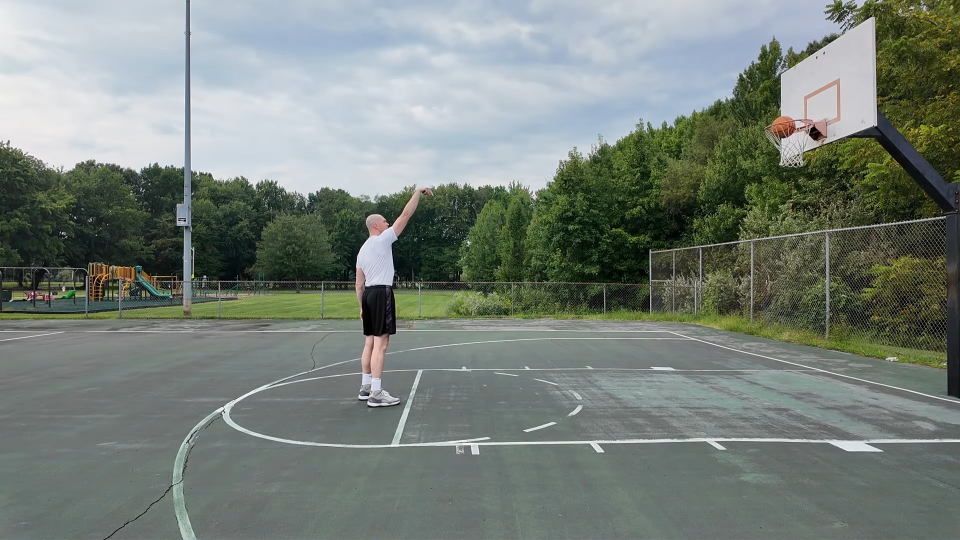
#> input picture ball/frame_02-13_725_original.png, 1920 x 1080 px (shown at 1/2 size)
$ python -i candidate_conservative.py   (imports and definitions only)
#> lines starting #> are read from the running program, lines starting #| are printed output that depends on the picture; after the words box and inside, x2 and y2 are one past the last pixel; in counts of white or black regions, pixels touching at a corner belong together
import cv2
import numpy as np


def process_image(img_path: str) -> list[dict[str, list[list[float]]]]:
#> called with img_path = '../ball/frame_02-13_725_original.png'
    src = cv2.imread(img_path, cv2.IMREAD_COLOR)
#> src is the input picture: shape (1080, 1920, 3); mean B, G, R 121.1, 128.1, 119.1
    if src is None or src.size == 0:
        return []
    h, w = src.shape[:2]
    if min(h, w) < 32:
        return []
    diagonal = float(np.hypot(w, h))
    minimum_length = diagonal * 0.05
    max_gauge = min(180.0, diagonal * 0.045)
    gray = cv2.cvtColor(src, cv2.COLOR_BGR2GRAY)
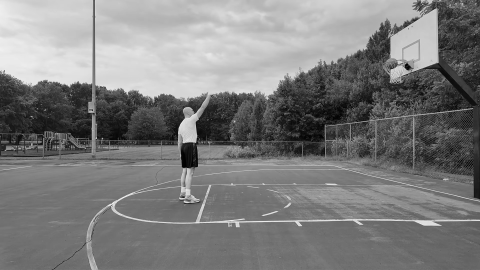
#> gray: shape (1080, 1920) (shown at 1/4 size); min 0, max 255, mean 124.6
    b, g, r = [c.astype(np.int16) for c in cv2.split(src)]
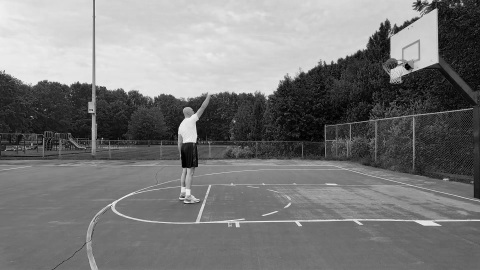
#> b: shape (1080, 1920) int16 (shown at 1/4 size); min 0, max 255, mean 121.1
    vegetation = ((g - r > 9) & (g - b > 5) & (g > r * 1.08)).astype(np.uint8)
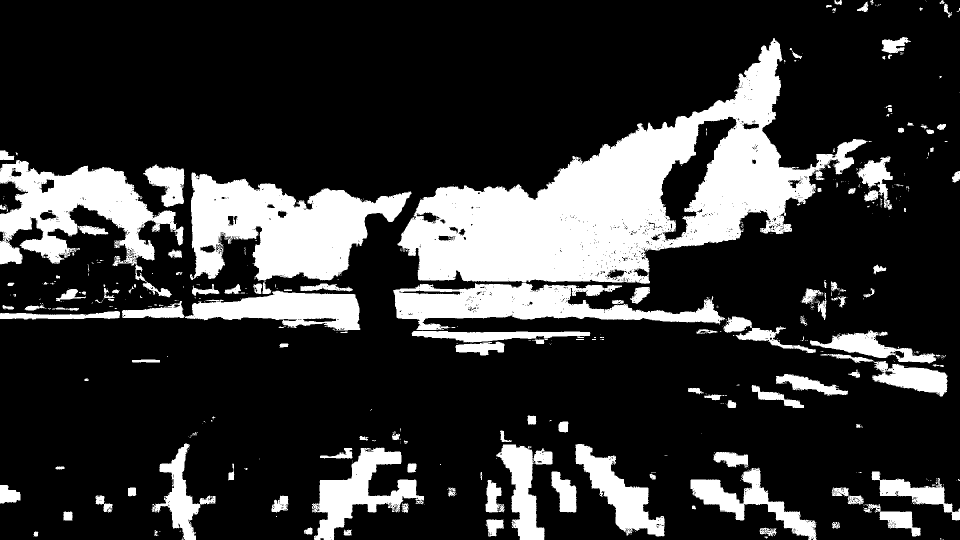
#> vegetation: shape (1080, 1920) (shown at 1/2 size); values 0 (black) and 1 (white), 21% white; 525 white regions (380 under 20 px), largest, box (x1, y1, x2, y2) and area: (795, 76, 1736, 568) 165203, (380, 345, 823, 562) 55212, (0, 320, 367, 532) 37336
    del src, b, g, r

    detector = cv2.createLineSegmentDetector(
        cv2.LSD_REFINE_STD, 1.0, 0.6, 2.0, 22.5, 0.0, 0.7, 1024
    )
    raw = detector.detect(gray)[0]
#> raw = 2783 rows, first 6: [713.4, 510.5, 711.2, 566.5], [721.6, 494.5, 717.4, 504.5], [1298.4, 499.5, 1299, 568.5], [788.2, 544.6, 781.9, 488.6], [1299.5, 606.5, 1299.5, 612.5], [1299.5, 587.5, 1299.5, 600.5]
    if raw is None:
        return []
    lines = np.asarray(raw, np.float32).reshape(-1, 4)
#> lines has the same summary as raw
#> (the rest of the program and of its run is left out)
